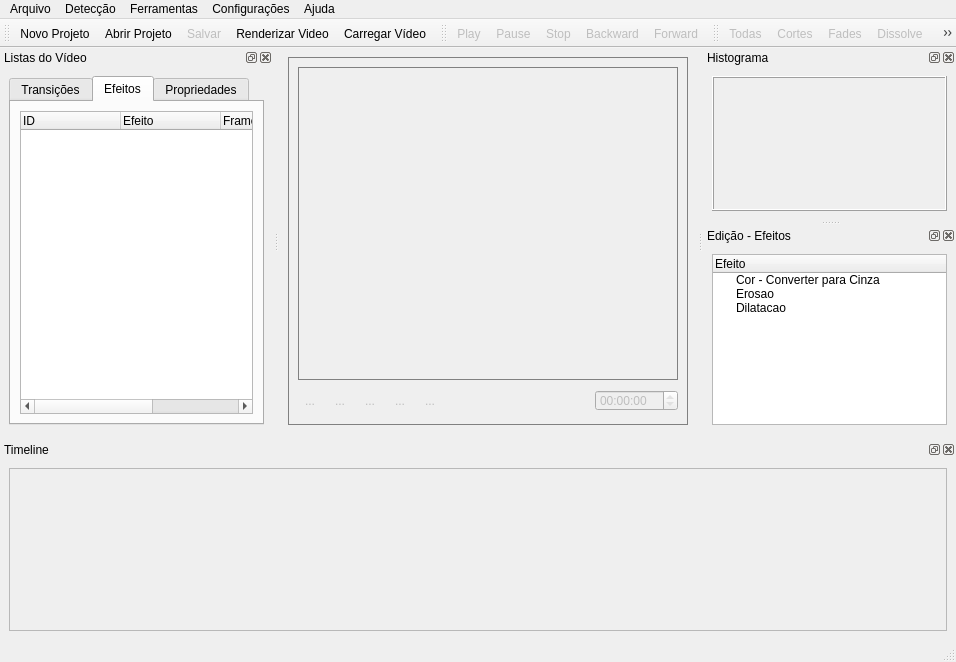
<ui version="4.0" >
 <class>MainWindow</class>
 <widget class="QMainWindow" name="MainWindow" >
  <property name="windowModality" >
   <enum>Qt::ApplicationModal</enum>
  </property>
  <property name="geometry" >
   <rect>
    <x>0</x>
    <y>0</y>
    <width>956</width>
    <height>662</height>
   </rect>
  </property>
  <property name="mouseTracking" >
   <bool>false</bool>
  </property>
  <property name="windowTitle" >
   <string>MainWindow</string>
  </property>
  <property name="dockOptions" >
   <set>QMainWindow::AllowTabbedDocks|QMainWindow::AnimatedDocks</set>
  </property>
  <property name="unifiedTitleAndToolBarOnMac" >
   <bool>false</bool>
  </property>
  <widget class="QWidget" name="centralwidget" >
   <layout class="QGridLayout" >
    <item row="0" column="0" >
     <widget class="QFrame" name="frameVideo" >
      <property name="minimumSize" >
       <size>
        <width>400</width>
        <height>300</height>
       </size>
      </property>
      <property name="contextMenuPolicy" >
       <enum>Qt::ActionsContextMenu</enum>
      </property>
      <property name="acceptDrops" >
       <bool>true</bool>
      </property>
      <property name="autoFillBackground" >
       <bool>false</bool>
      </property>
      <property name="styleSheet" >
       <string notr="true" >QFrame{
border: 1px solid gray
}</string>
      </property>
      <property name="frameShape" >
       <enum>QFrame::StyledPanel</enum>
      </property>
      <layout class="QGridLayout" >
       <item row="1" column="5" >
        <spacer>
         <property name="orientation" >
          <enum>Qt::Horizontal</enum>
         </property>
         <property name="sizeHint" stdset="0" >
          <size>
           <width>236</width>
           <height>29</height>
          </size>
         </property>
        </spacer>
       </item>
       <item row="0" column="0" colspan="7" >
        <widget class="QLabel" name="videoLabel" >
         <property name="text" >
          <string/>
         </property>
        </widget>
       </item>
       <item row="1" column="0" >
        <widget class="QToolButton" name="playButton" >
         <property name="enabled" >
          <bool>false</bool>
         </property>
         <property name="text" >
          <string>...</string>
         </property>
         <property name="icon" >
          <iconset>
           <normaloff>../Interface/Icons/play.png</normaloff>../Interface/Icons/play.png</iconset>
         </property>
         <property name="iconSize" >
          <size>
           <width>20</width>
           <height>20</height>
          </size>
         </property>
         <property name="popupMode" >
          <enum>QToolButton::DelayedPopup</enum>
         </property>
         <property name="toolButtonStyle" >
          <enum>Qt::ToolButtonIconOnly</enum>
         </property>
         <property name="autoRaise" >
          <bool>true</bool>
         </property>
        </widget>
       </item>
       <item row="1" column="1" >
        <widget class="QToolButton" name="pauseButton" >
         <property name="enabled" >
          <bool>false</bool>
         </property>
         <property name="text" >
          <string>...</string>
         </property>
         <property name="icon" >
          <iconset>
           <normaloff>../Interface/Icons/pause.png</normaloff>../Interface/Icons/pause.png</iconset>
         </property>
         <property name="iconSize" >
          <size>
           <width>20</width>
           <height>20</height>
          </size>
         </property>
         <property name="autoRaise" >
          <bool>true</bool>
         </property>
        </widget>
       </item>
       <item row="1" column="3" >
        <widget class="QToolButton" name="forwardButton" >
         <property name="enabled" >
          <bool>false</bool>
         </property>
         <property name="text" >
          <string>...</string>
         </property>
         <property name="icon" >
          <iconset>
           <normaloff>../Interface/Icons/forward.png</normaloff>../Interface/Icons/forward.png</iconset>
         </property>
         <property name="iconSize" >
          <size>
           <width>20</width>
           <height>20</height>
          </size>
         </property>
         <property name="checkable" >
          <bool>false</bool>
         </property>
         <property name="autoRaise" >
          <bool>true</bool>
         </property>
        </widget>
       </item>
       <item row="1" column="4" >
        <widget class="QToolButton" name="stopButton" >
         <property name="enabled" >
          <bool>false</bool>
         </property>
         <property name="text" >
          <string>...</string>
         </property>
         <property name="icon" >
          <iconset>
           <normaloff>../Interface/Icons/stop.png</normaloff>../Interface/Icons/stop.png</iconset>
         </property>
         <property name="iconSize" >
          <size>
           <width>20</width>
           <height>20</height>
          </size>
         </property>
         <property name="autoRaise" >
          <bool>true</bool>
         </property>
        </widget>
       </item>
       <item row="1" column="6" >
        <widget class="QTimeEdit" name="videoTime" >
         <property name="enabled" >
          <bool>false</bool>
         </property>
         <property name="minimumSize" >
          <size>
           <width>83</width>
           <height>21</height>
          </size>
         </property>
         <property name="maximumSize" >
          <size>
           <width>65</width>
           <height>21</height>
          </size>
         </property>
         <property name="layoutDirection" >
          <enum>Qt::LeftToRight</enum>
         </property>
         <property name="readOnly" >
          <bool>true</bool>
         </property>
         <property name="keyboardTracking" >
          <bool>false</bool>
         </property>
         <property name="currentSection" >
          <enum>QDateTimeEdit::SecondSection</enum>
         </property>
         <property name="displayFormat" >
          <string>HH:mm:ss</string>
         </property>
         <property name="calendarPopup" >
          <bool>false</bool>
         </property>
         <property name="currentSectionIndex" >
          <number>2</number>
         </property>
         <property name="time" >
          <time>
           <hour>0</hour>
           <minute>0</minute>
           <second>0</second>
          </time>
         </property>
        </widget>
       </item>
       <item row="1" column="2" >
        <widget class="QToolButton" name="backButton" >
         <property name="enabled" >
          <bool>false</bool>
         </property>
         <property name="text" >
          <string>...</string>
         </property>
         <property name="icon" >
          <iconset>
           <normaloff>../Interface/Icons/back.png</normaloff>../Interface/Icons/back.png</iconset>
         </property>
         <property name="iconSize" >
          <size>
           <width>20</width>
           <height>20</height>
          </size>
         </property>
         <property name="autoRaise" >
          <bool>true</bool>
         </property>
        </widget>
       </item>
      </layout>
     </widget>
    </item>
   </layout>
  </widget>
  <widget class="QMenuBar" name="menubar" >
   <property name="geometry" >
    <rect>
     <x>0</x>
     <y>0</y>
     <width>956</width>
     <height>21</height>
    </rect>
   </property>
   <widget class="QMenu" name="menuFile" >
    <property name="title" >
     <string>Arquivo</string>
    </property>
    <addaction name="actionNewProject" />
    <addaction name="actionOpenProject" />
    <addaction name="actionLoadVideo" />
    <addaction name="actionRenderVideo" />
    <addaction name="actionSaveAs" />
    <addaction name="actionSave" />
    <addaction name="separator" />
   </widget>
   <widget class="QMenu" name="menuDetect" >
    <property name="title" >
     <string>Detecção</string>
    </property>
    <addaction name="actionAllTransitions" />
    <addaction name="actionOnlyCuts" />
    <addaction name="actionAllFades" />
    <addaction name="actionOnlyDissolve" />
   </widget>
   <widget class="QMenu" name="menuTools" >
    <property name="title" >
     <string>Ferramentas</string>
    </property>
    <addaction name="actionPlay" />
    <addaction name="actionPause" />
    <addaction name="actionStop" />
    <addaction name="actionBackward" />
    <addaction name="actionForward" />
   </widget>
   <widget class="QMenu" name="menuHelp" >
    <property name="title" >
     <string>Ajuda</string>
    </property>
   </widget>
   <widget class="QMenu" name="menuSettings" >
    <property name="title" >
     <string>Configurações</string>
    </property>
    <addaction name="actionDetectConfig" />
   </widget>
   <addaction name="menuFile" />
   <addaction name="menuDetect" />
   <addaction name="menuTools" />
   <addaction name="menuSettings" />
   <addaction name="menuHelp" />
  </widget>
  <widget class="QToolBar" name="mainToolBar" >
   <property name="windowTitle" >
    <string>mainToolBar</string>
   </property>
   <attribute name="toolBarArea" >
    <enum>TopToolBarArea</enum>
   </attribute>
   <attribute name="toolBarBreak" >
    <bool>false</bool>
   </attribute>
   <addaction name="actionNewProject" />
   <addaction name="actionOpenProject" />
   <addaction name="actionSave" />
   <addaction name="actionRenderVideo" />
   <addaction name="actionLoadVideo" />
  </widget>
  <widget class="QDockWidget" name="widgetTrees" >
   <property name="windowTitle" >
    <string>Listas do Vídeo</string>
   </property>
   <attribute name="dockWidgetArea" >
    <number>1</number>
   </attribute>
   <widget class="QWidget" name="dockWidgetContents_5" >
    <layout class="QGridLayout" >
     <item row="0" column="0" >
      <widget class="QTabWidget" name="tabTransEffect" >
       <property name="currentIndex" >
        <number>1</number>
       </property>
       <widget class="QWidget" name="tabTransitions" >
        <attribute name="title" >
         <string>Transições</string>
        </attribute>
        <layout class="QGridLayout" >
         <item row="0" column="0" >
          <widget class="QTreeWidget" name="transitionsTree" >
           <property name="sizePolicy" >
            <sizepolicy vsizetype="Expanding" hsizetype="Expanding" >
             <horstretch>0</horstretch>
             <verstretch>0</verstretch>
            </sizepolicy>
           </property>
           <property name="acceptDrops" >
            <bool>false</bool>
           </property>
           <property name="layoutDirection" >
            <enum>Qt::LeftToRight</enum>
           </property>
           <property name="autoFillBackground" >
            <bool>false</bool>
           </property>
           <property name="frameShape" >
            <enum>QFrame::StyledPanel</enum>
           </property>
           <property name="frameShadow" >
            <enum>QFrame::Sunken</enum>
           </property>
           <property name="verticalScrollBarPolicy" >
            <enum>Qt::ScrollBarAsNeeded</enum>
           </property>
           <property name="horizontalScrollBarPolicy" >
            <enum>Qt::ScrollBarAsNeeded</enum>
           </property>
           <property name="autoScroll" >
            <bool>true</bool>
           </property>
           <property name="autoScrollMargin" >
            <number>8</number>
           </property>
           <property name="editTriggers" >
            <set>QAbstractItemView::AllEditTriggers</set>
           </property>
           <property name="tabKeyNavigation" >
            <bool>false</bool>
           </property>
           <property name="showDropIndicator" stdset="0" >
            <bool>false</bool>
           </property>
           <property name="selectionMode" >
            <enum>QAbstractItemView::ExtendedSelection</enum>
           </property>
           <property name="selectionBehavior" >
            <enum>QAbstractItemView::SelectRows</enum>
           </property>
           <property name="horizontalScrollMode" >
            <enum>QAbstractItemView::ScrollPerItem</enum>
           </property>
           <property name="indentation" >
            <number>10</number>
           </property>
           <property name="rootIsDecorated" >
            <bool>true</bool>
           </property>
           <property name="uniformRowHeights" >
            <bool>true</bool>
           </property>
           <property name="itemsExpandable" >
            <bool>false</bool>
           </property>
           <property name="sortingEnabled" >
            <bool>true</bool>
           </property>
           <property name="animated" >
            <bool>true</bool>
           </property>
           <property name="allColumnsShowFocus" >
            <bool>true</bool>
           </property>
           <property name="wordWrap" >
            <bool>false</bool>
           </property>
           <property name="headerHidden" >
            <bool>false</bool>
           </property>
           <property name="expandsOnDoubleClick" >
            <bool>false</bool>
           </property>
           <property name="columnCount" >
            <number>3</number>
           </property>
           <column>
            <property name="text" >
             <string>ID</string>
            </property>
           </column>
           <column>
            <property name="text" >
             <string>Tipo</string>
            </property>
           </column>
           <column>
            <property name="text" >
             <string>Posição</string>
            </property>
           </column>
          </widget>
         </item>
        </layout>
       </widget>
       <widget class="QWidget" name="tabEffects" >
        <attribute name="title" >
         <string>Efeitos</string>
        </attribute>
        <layout class="QGridLayout" >
         <item row="0" column="0" >
          <widget class="QTreeWidgetEffect" name="effectsTree" >
           <property name="sizePolicy" >
            <sizepolicy vsizetype="Preferred" hsizetype="Preferred" >
             <horstretch>0</horstretch>
             <verstretch>0</verstretch>
            </sizepolicy>
           </property>
           <property name="editTriggers" >
            <set>QAbstractItemView::AllEditTriggers</set>
           </property>
           <property name="showDropIndicator" stdset="0" >
            <bool>false</bool>
           </property>
           <property name="selectionMode" >
            <enum>QAbstractItemView::SingleSelection</enum>
           </property>
           <property name="selectionBehavior" >
            <enum>QAbstractItemView::SelectItems</enum>
           </property>
           <property name="itemsExpandable" >
            <bool>false</bool>
           </property>
           <property name="sortingEnabled" >
            <bool>false</bool>
           </property>
           <property name="allColumnsShowFocus" >
            <bool>true</bool>
           </property>
           <column>
            <property name="text" >
             <string>ID</string>
            </property>
           </column>
           <column>
            <property name="text" >
             <string>Efeito</string>
            </property>
           </column>
           <column>
            <property name="text" >
             <string>Frame Inicial</string>
            </property>
           </column>
           <column>
            <property name="text" >
             <string>Frame Final</string>
            </property>
           </column>
          </widget>
         </item>
        </layout>
       </widget>
       <widget class="QWidget" name="tabVdoProperties" >
        <attribute name="title" >
         <string>Propriedades</string>
        </attribute>
        <layout class="QGridLayout" name="gridLayout" >
         <item row="0" column="0" >
          <widget class="QTreeWidget" name="videoPropertiesTree" >
           <property name="editTriggers" >
            <set>QAbstractItemView::DoubleClicked</set>
           </property>
           <property name="showDropIndicator" stdset="0" >
            <bool>false</bool>
           </property>
           <property name="rootIsDecorated" >
            <bool>true</bool>
           </property>
           <property name="itemsExpandable" >
            <bool>false</bool>
           </property>
           <property name="sortingEnabled" >
            <bool>true</bool>
           </property>
           <property name="expandsOnDoubleClick" >
            <bool>false</bool>
           </property>
           <column>
            <property name="text" >
             <string>Propriedade</string>
            </property>
           </column>
           <column>
            <property name="text" >
             <string>Valor</string>
            </property>
           </column>
          </widget>
         </item>
        </layout>
       </widget>
      </widget>
     </item>
    </layout>
   </widget>
  </widget>
  <widget class="QDockWidget" name="widgetHistogram" >
   <property name="enabled" >
    <bool>true</bool>
   </property>
   <property name="sizePolicy" >
    <sizepolicy vsizetype="Fixed" hsizetype="Fixed" >
     <horstretch>4</horstretch>
     <verstretch>0</verstretch>
    </sizepolicy>
   </property>
   <property name="minimumSize" >
    <size>
     <width>253</width>
     <height>172</height>
    </size>
   </property>
   <property name="floating" >
    <bool>false</bool>
   </property>
   <property name="windowTitle" >
    <string>Histograma</string>
   </property>
   <attribute name="dockWidgetArea" >
    <number>2</number>
   </attribute>
   <widget class="QWidget" name="dockWidgetContents_2" >
    <layout class="QGridLayout" >
     <item row="0" column="0" >
      <widget class="QLabel" name="histogramLabel" >
       <property name="minimumSize" >
        <size>
         <width>235</width>
         <height>132</height>
        </size>
       </property>
       <property name="frameShape" >
        <enum>QFrame::Box</enum>
       </property>
       <property name="frameShadow" >
        <enum>QFrame::Raised</enum>
       </property>
       <property name="text" >
        <string/>
       </property>
      </widget>
     </item>
    </layout>
   </widget>
  </widget>
  <widget class="QDockWidget" name="widgetDockTimeline" >
   <property name="sizePolicy" >
    <sizepolicy vsizetype="Minimum" hsizetype="Preferred" >
     <horstretch>0</horstretch>
     <verstretch>75</verstretch>
    </sizepolicy>
   </property>
   <property name="minimumSize" >
    <size>
     <width>80</width>
     <height>200</height>
    </size>
   </property>
   <property name="maximumSize" >
    <size>
     <width>524287</width>
     <height>200</height>
    </size>
   </property>
   <property name="acceptDrops" >
    <bool>true</bool>
   </property>
   <property name="allowedAreas" >
    <set>Qt::AllDockWidgetAreas</set>
   </property>
   <property name="windowTitle" >
    <string>Timeline</string>
   </property>
   <attribute name="dockWidgetArea" >
    <number>8</number>
   </attribute>
   <widget class="QWidget" name="dockWidgetContents_4" >
    <property name="acceptDrops" >
     <bool>true</bool>
    </property>
    <layout class="QGridLayout" >
     <item rowspan="2" row="0" column="0" >
      <widget class="QScrollArea" name="scrollArea" >
       <property name="acceptDrops" >
        <bool>true</bool>
       </property>
       <property name="widgetResizable" >
        <bool>true</bool>
       </property>
       <widget class="QWidget" name="scrollAreaWidgetContents" >
        <property name="geometry" >
         <rect>
          <x>0</x>
          <y>0</y>
          <width>936</width>
          <height>158</height>
         </rect>
        </property>
        <property name="acceptDrops" >
         <bool>true</bool>
        </property>
        <layout class="QGridLayout" >
         <item row="0" column="0" >
          <widget class="QWidgetTimeline" native="1" name="widgetTimeline" >
           <property name="acceptDrops" >
            <bool>true</bool>
           </property>
           <layout class="QGridLayout" >
            <item row="0" column="0" >
             <widget class="QLabel" name="timelineLabel" >
              <property name="acceptDrops" >
               <bool>true</bool>
              </property>
              <property name="text" >
               <string/>
              </property>
             </widget>
            </item>
           </layout>
          </widget>
         </item>
        </layout>
       </widget>
      </widget>
     </item>
    </layout>
   </widget>
  </widget>
  <widget class="QDockWidget" name="widgetEdition" >
   <property name="windowTitle" >
    <string>Edição - Efeitos</string>
   </property>
   <attribute name="dockWidgetArea" >
    <number>2</number>
   </attribute>
   <widget class="QWidget" name="dockWidgetContents" >
    <layout class="QGridLayout" >
     <item row="0" column="0" >
      <widget class="QTreeWidget" name="effectListTree" >
       <property name="acceptDrops" >
        <bool>false</bool>
       </property>
       <property name="showDropIndicator" stdset="0" >
        <bool>false</bool>
       </property>
       <property name="dragEnabled" >
        <bool>true</bool>
       </property>
       <property name="dragDropMode" >
        <enum>QAbstractItemView::DragOnly</enum>
       </property>
       <property name="itemsExpandable" >
        <bool>false</bool>
       </property>
       <property name="animated" >
        <bool>true</bool>
       </property>
       <property name="allColumnsShowFocus" >
        <bool>true</bool>
       </property>
       <property name="expandsOnDoubleClick" >
        <bool>false</bool>
       </property>
       <column>
        <property name="text" >
         <string>Efeito</string>
        </property>
       </column>
       <item>
        <property name="text" >
         <string>Cor - Converter para Cinza</string>
        </property>
       </item>
       <item>
        <property name="text" >
         <string>Erosao</string>
        </property>
       </item>
       <item>
        <property name="text" >
         <string>Dilatacao</string>
        </property>
       </item>
      </widget>
     </item>
    </layout>
   </widget>
  </widget>
  <widget class="QStatusBar" name="statusBar" />
  <widget class="QToolBar" name="videoToolBar" >
   <property name="windowTitle" >
    <string>videoToolBar</string>
   </property>
   <attribute name="toolBarArea" >
    <enum>TopToolBarArea</enum>
   </attribute>
   <attribute name="toolBarBreak" >
    <bool>false</bool>
   </attribute>
   <addaction name="actionPlay" />
   <addaction name="actionPause" />
   <addaction name="actionStop" />
   <addaction name="actionBackward" />
   <addaction name="actionForward" />
  </widget>
  <widget class="QToolBar" name="detectionToolbar" >
   <property name="windowTitle" >
    <string>detectionToolBar</string>
   </property>
   <attribute name="toolBarArea" >
    <enum>TopToolBarArea</enum>
   </attribute>
   <attribute name="toolBarBreak" >
    <bool>false</bool>
   </attribute>
   <addaction name="actionAllTransitions" />
   <addaction name="actionOnlyCuts" />
   <addaction name="actionAllFades" />
   <addaction name="actionOnlyDissolve" />
   <addaction name="actionDetectConfig" />
  </widget>
  <action name="actionNewProject" >
   <property name="icon" >
    <iconset>
     <normaloff>../Interface/Icons/filenew.png</normaloff>../Interface/Icons/filenew.png</iconset>
   </property>
   <property name="text" >
    <string>Novo Projeto...</string>
   </property>
   <property name="shortcut" >
    <string>Ctrl+N</string>
   </property>
   <property name="shortcutContext" >
    <enum>Qt::WindowShortcut</enum>
   </property>
  </action>
  <action name="actionOpenProject" >
   <property name="checkable" >
    <bool>false</bool>
   </property>
   <property name="icon" >
    <iconset>
     <normaloff>../Interface/Icons/fileopen.png</normaloff>../Interface/Icons/fileopen.png</iconset>
   </property>
   <property name="text" >
    <string>Abrir Projeto...</string>
   </property>
   <property name="shortcut" >
    <string>Ctrl+O</string>
   </property>
  </action>
  <action name="actionLoadVideo" >
   <property name="icon" >
    <iconset>
     <normaloff>../Interface/Icons/load_video.png</normaloff>../Interface/Icons/load_video.png</iconset>
   </property>
   <property name="text" >
    <string>Carregar Vídeo...</string>
   </property>
   <property name="shortcut" >
    <string>Ctrl+Shift+O</string>
   </property>
  </action>
  <action name="actionSaveAs" >
   <property name="enabled" >
    <bool>false</bool>
   </property>
   <property name="text" >
    <string>Salvar como...</string>
   </property>
   <property name="shortcut" >
    <string>Ctrl+Shift+S</string>
   </property>
  </action>
  <action name="actionSave" >
   <property name="enabled" >
    <bool>false</bool>
   </property>
   <property name="icon" >
    <iconset>
     <normaloff>../Interface/Icons/filesave.png</normaloff>../Interface/Icons/filesave.png</iconset>
   </property>
   <property name="text" >
    <string>Salvar</string>
   </property>
   <property name="shortcut" >
    <string>Ctrl+S</string>
   </property>
  </action>
  <action name="actionRecent_Files" >
   <property name="text" >
    <string>Arquivos recentes</string>
   </property>
  </action>
  <action name="actionExit" >
   <property name="icon" >
    <iconset>
     <normaloff>../Interface/Icons/exit.png</normaloff>../Interface/Icons/exit.png</iconset>
   </property>
   <property name="text" >
    <string>Sair</string>
   </property>
  </action>
  <action name="actionUndo" >
   <property name="icon" >
    <iconset>
     <normaloff>../Interface/Icons/undo.png</normaloff>../Interface/Icons/undo.png</iconset>
   </property>
   <property name="text" >
    <string>Undo</string>
   </property>
   <property name="shortcut" >
    <string>Ctrl+Z</string>
   </property>
  </action>
  <action name="actionRedo" >
   <property name="icon" >
    <iconset>
     <normaloff>../Interface/Icons/redo.png</normaloff>../Interface/Icons/redo.png</iconset>
   </property>
   <property name="text" >
    <string>Redo</string>
   </property>
   <property name="shortcut" >
    <string>Ctrl+Y</string>
   </property>
  </action>
  <action name="actionAllTransitions" >
   <property name="enabled" >
    <bool>false</bool>
   </property>
   <property name="icon" >
    <iconset>
     <normaloff>../Interface/Icons/all.png</normaloff>../Interface/Icons/all.png</iconset>
   </property>
   <property name="text" >
    <string>Todas</string>
   </property>
  </action>
  <action name="actionOnlyCuts" >
   <property name="enabled" >
    <bool>false</bool>
   </property>
   <property name="icon" >
    <iconset>
     <normaloff>../Interface/Icons/cut.png</normaloff>../Interface/Icons/cut.png</iconset>
   </property>
   <property name="text" >
    <string>Cortes</string>
   </property>
  </action>
  <action name="actionOnlyDissolve" >
   <property name="enabled" >
    <bool>false</bool>
   </property>
   <property name="icon" >
    <iconset>
     <normaloff>../Interface/Icons/dissolve.png</normaloff>../Interface/Icons/dissolve.png</iconset>
   </property>
   <property name="text" >
    <string>Dissolve</string>
   </property>
  </action>
  <action name="actionHistogram" >
   <property name="text" >
    <string>Histogram</string>
   </property>
  </action>
  <action name="actionTimeline" >
   <property name="text" >
    <string>Timeline</string>
   </property>
  </action>
  <action name="actionROC_Curve" >
   <property name="text" >
    <string>ROC Curve</string>
   </property>
  </action>
  <action name="actionAllFades" >
   <property name="enabled" >
    <bool>false</bool>
   </property>
   <property name="icon" >
    <iconset>
     <normaloff>../Interface/Icons/fades.png</normaloff>../Interface/Icons/fades.png</iconset>
   </property>
   <property name="text" >
    <string>Fades</string>
   </property>
  </action>
  <action name="actionPlay" >
   <property name="enabled" >
    <bool>false</bool>
   </property>
   <property name="icon" >
    <iconset>
     <normaloff>../Interface/Icons/play.png</normaloff>../Interface/Icons/play.png</iconset>
   </property>
   <property name="text" >
    <string>Play</string>
   </property>
  </action>
  <action name="actionPause" >
   <property name="enabled" >
    <bool>false</bool>
   </property>
   <property name="icon" >
    <iconset>
     <normaloff>../Interface/Icons/pause.png</normaloff>../Interface/Icons/pause.png</iconset>
   </property>
   <property name="text" >
    <string>Pause</string>
   </property>
  </action>
  <action name="actionStop" >
   <property name="enabled" >
    <bool>false</bool>
   </property>
   <property name="icon" >
    <iconset>
     <normaloff>../Interface/Icons/stop.png</normaloff>../Interface/Icons/stop.png</iconset>
   </property>
   <property name="text" >
    <string>Stop</string>
   </property>
  </action>
  <action name="actionBackward" >
   <property name="enabled" >
    <bool>false</bool>
   </property>
   <property name="icon" >
    <iconset>
     <normaloff>../Interface/Icons/back.png</normaloff>../Interface/Icons/back.png</iconset>
   </property>
   <property name="text" >
    <string>Backward</string>
   </property>
  </action>
  <action name="actionForward" >
   <property name="enabled" >
    <bool>false</bool>
   </property>
   <property name="icon" >
    <iconset>
     <normaloff>../Interface/Icons/forward.png</normaloff>../Interface/Icons/forward.png</iconset>
   </property>
   <property name="text" >
    <string>Forward</string>
   </property>
  </action>
  <action name="actionCut_Settings" >
   <property name="text" >
    <string>Definir limiar</string>
   </property>
  </action>
  <action name="actionRenderVideo" >
   <property name="icon" >
    <iconset>
     <normaloff>../Interface/Icons/render.png</normaloff>../Interface/Icons/render.png</iconset>
   </property>
   <property name="text" >
    <string>Renderizar Video...</string>
   </property>
  </action>
  <action name="actionDetectConfig" >
   <property name="icon" >
    <iconset>
     <normaloff>../Interface/Icons/config.png</normaloff>../Interface/Icons/config.png</iconset>
   </property>
   <property name="text" >
    <string>Detecção</string>
   </property>
  </action>
 </widget>
 <customwidgets>
  <customwidget>
   <class>QWidgetTimeline</class>
   <extends>QWidget</extends>
   <header location="global" >../include/QWidgetTimeline.h</header>
   <container>1</container>
  </customwidget>
  <customwidget>
   <class>QTreeWidgetEffect</class>
   <extends>QTreeWidget</extends>
   <header location="global" >../include/QTreeWidgetEffect.h</header>
  </customwidget>
 </customwidgets>
 <resources/>
 <connections/>
</ui>
